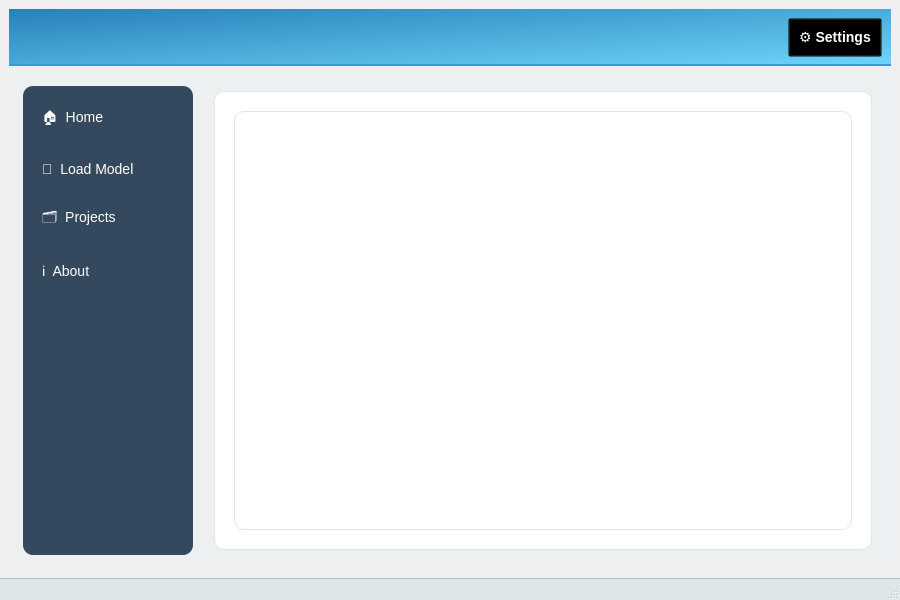
<?xml version="1.0" encoding="UTF-8"?>
<ui version="4.0">
 <class>MainWindow</class>
 <widget class="QMainWindow" name="MainWindow">
  <property name="geometry">
   <rect>
    <x>0</x>
    <y>0</y>
    <width>900</width>
    <height>600</height>
   </rect>
  </property>
  <property name="windowTitle">
   <string>Shiny Professional App</string>
  </property>
  
  <widget class="QWidget" name="centralwidget">
   <layout class="QVBoxLayout" name="verticalLayout" stretch="0,1">
    
    <!-- TopBar -->
    <item>
     <widget class="QFrame" name="topBar">
      <property name="styleSheet">
       <string notr="true">
        QFrame {
            background-color: qlineargradient(x1:0, y1:0, x2:1, y2:1, stop:0 #2980B9, stop:1 #6DD5FA);
            min-height: 55px;
            border-bottom: 2px solid #3498DB;
        }
        QPushButton {
            color: white;
            background: transparent;
            font-weight: bold;
            font-size: 14px;
            padding: 10px;
        }
        QPushButton:hover {
            color: #FFC300;
        }
       </string>
      </property>
      <layout class="QHBoxLayout" name="horizontalLayoutTop">
        <item>
         <spacer name="horizontalSpacerTop">
          <property name="orientation">
           <enum>Qt::Horizontal</enum>
          </property>
          <property name="sizeHint" stdset="0">
           <size>
            <width>40</width>
            <height>20</height>
           </size>
          </property>
         </spacer>
        </item>
        <item>
         <widget class="QPushButton" name="btnSettings">
          <property name="text">
           <string>⚙️ Settings</string>
          </property>
         </widget>
        </item>
      </layout>
     </widget>
    </item>

    <!-- Main Area -->
    <item>
     <widget class="QFrame" name="mainContent">
      <property name="styleSheet">
       <string notr="true">
        QFrame {
            background-color: #ECF0F1;
        }
       </string>
      </property>
      <layout class="QHBoxLayout" name="horizontalLayoutMain">
        
        <!-- Sidebar -->
        <item>
         <widget class="QFrame" name="sideBar">
          <property name="minimumSize">
           <size>
            <width>180</width>
            <height>0</height>
           </size>
          </property>
          <property name="styleSheet">
           <string notr="true">
            QFrame {
                background-color: #34495E;
                border-radius: 10px;
                margin: 5px;
            }
            QPushButton {
                color: white;
                background-color: transparent;
                border: none;
                font-size: 14px;
                padding: 12px 10px;
                text-align: left;
                border-radius: 8px;
                transition: background-color 0.3s ease;
            }
            QPushButton:hover {
                background-color: #3B5998;
                font-weight: bold;
            }
            QPushButton:pressed {
                background-color: #1ABC9C;
            }
           </string>
          </property>
          <layout class="QVBoxLayout" name="verticalLayoutSidebar">
            <item>
             <widget class="QPushButton" name="btnHome">
              <property name="text">
               <string>🏠  Home</string>
              </property>
             </widget>
            </item>
            <item>
             <widget class="QPushButton" name="btnLoadModel">
              <property name="text">
               <string>📂  Load Model</string>
              </property>
             </widget>
            </item>
            <item>
             <widget class="QPushButton" name="btnProjects">
              <property name="text">
               <string>🗂️  Projects</string>
              </property>
             </widget>
            </item>
            <item>
             <widget class="QPushButton" name="btnAbout">
              <property name="text">
               <string>ℹ️  About</string>
              </property>
             </widget>
            </item>
            <item>
             <spacer name="verticalSpacerSidebar">
              <property name="orientation">
               <enum>Qt::Vertical</enum>
              </property>
              <property name="sizeHint" stdset="0">
               <size>
                <width>20</width>
                <height>40</height>
               </size>
              </property>
             </spacer>
            </item>
          </layout>
         </widget>
        </item>

        <!-- Central widget (Stack) -->
        <item>
         <widget class="QFrame" name="frameCenter">
          <property name="styleSheet">
           <string notr="true">
            QFrame {
                background: white;
                border-radius: 10px;
                margin: 10px;
                border: 1px solid #dfe6e9;
            }
           </string>
          </property>
          <layout class="QVBoxLayout" name="verticalLayoutCenter">
            <item>
             <widget class="QStackedWidget" name="stackedWidget"/>
            </item>
          </layout>
         </widget>
        </item>

      </layout>
     </widget>
    </item>

   </layout>
  </widget>

  <widget class="QStatusBar" name="statusbar">
   <property name="styleSheet">
    <string notr="true">
     QStatusBar {
         background-color: #dfe6e9;
         border-top: 1px solid #b2bec3;
     }
    </string>
   </property>
  </widget>
 </widget>

 <resources/>
 <connections/>
</ui>
